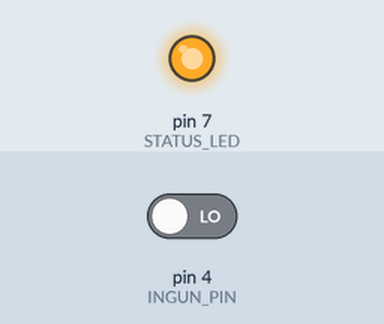
The sketch below on a simulated Arduino Uno, built with avr-gcc and run on an emulated ATmega328P. On the bench: output pins drawn as LEDs (lit = HIGH). The inputs (shaded band) are chosen by the test bench; at power-on: pin 4 (INGUN_PIN) LOW.

Above: at 1.2 s.
1.3 s: pin 4 (INGUN_PIN) driven HIGH
At 2.7 s:
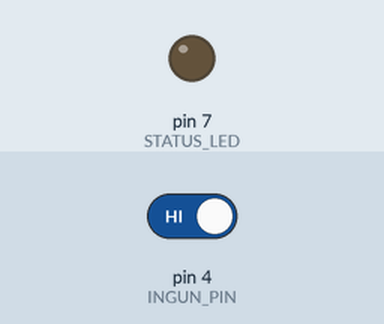
5.8 s: pin 4 (INGUN_PIN) driven LOW
At 6.1 s:
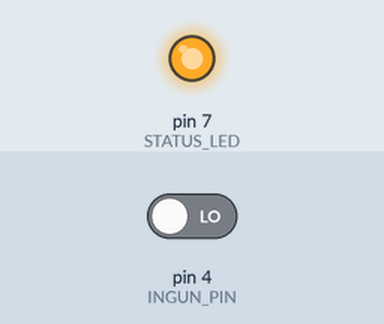
Timing chart, 0 to 8.8 s (numbered marks = the images above; inputs shaded):
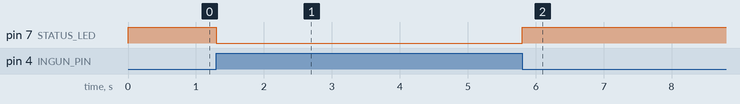

Measured:
- after the input at 1.3 s, pin 7 (STATUS_LED): HIGH → LOW at once
- after the input at 5.8 s, pin 7 (STATUS_LED): LOW → HIGH at once

The sketch:

fixture_switch_reader.ino
```cpp
// Fixture Switch Reader
// SparkFun Micro Pro (3.3V) based USB IO Reader
//
// Connect using a serial terminal at 115200 BAUD
// Fixture Firmware Version
int FW_VER = 1;
// Pin Definitions
int STATUS_LED = 7;
int INGUN_PIN = 4;
// Global Variables
int sw_close = 0;
char buffer[256];
String command;
void setup()
{
  // Set switch pin as an input
  pinMode(INGUN_PIN, INPUT);
  // Set LED as an output
  pinMode(STATUS_LED, OUTPUT);
  // Open a USB serial port
  Serial.begin(115200);
}
void loop() {
  // Read switch state and set the status LED
  sw_close = digitalRead(INGUN_PIN);
  digitalWrite(STATUS_LED, !sw_close);
  // Read and process available serial commands
  if(Serial.available()) {
    command = Serial.readStringUntil('\n');
    if(command.equals("read_switch")) {
      Serial.println(sw_close);
    }
    else if(command.equals("version")) {
      sprintf(buffer, "FixturFab Inc.\nFixture Switch Reader\nFW version: %d", FW_VER);
      Serial.println(buffer);
    }
    else {
      Serial.println("invalid command");
    }
  }
}
```
